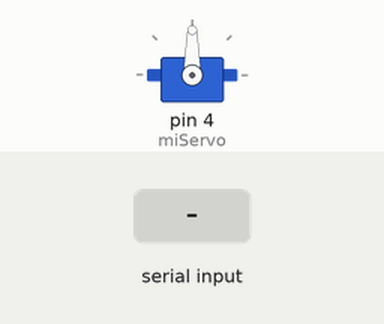
Simulated run of this sketch. Board: Arduino Uno, built with avr-gcc and run on an emulated ATmega328P. Shown: servo. The inputs (shaded band) are chosen by the test bench.

Above: at 1.2 s.
1.3 s: "30,150\n" received over Serial
At 2.1 s:
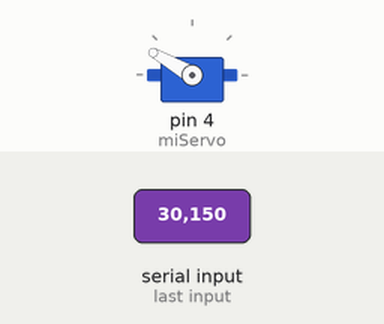
At 3.1 s:
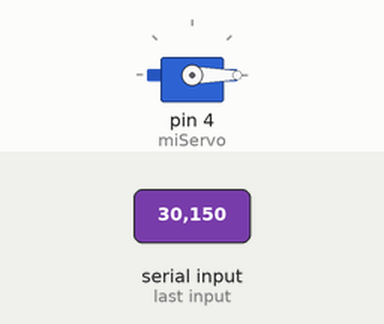
3.8 s: "90,45\n" received over Serial
At 4.2 s:
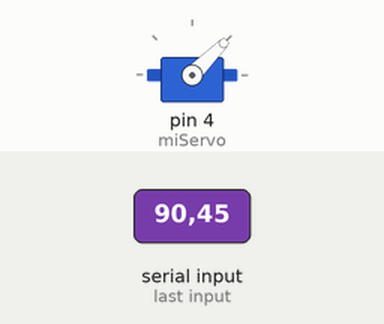
Timing chart, 0 to 6.8 s (numbered marks = the images above; inputs shaded):
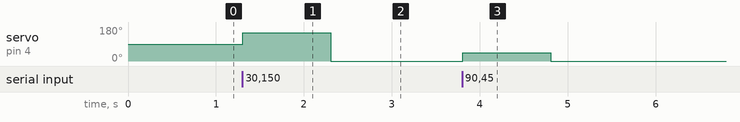

The sketch:

servo_liveino.ino
```cpp
#include <Servo.h>

Servo miServo;
int angle1 = 90;
void setup() {
  Serial.begin(9600);
  miServo.write(angle1);
  miServo.attach(4);
}

void loop() {
  if (Serial.available() > 0) {

    angle1 = Serial.parseInt();

    if (angle1 >= 0 && angle1 <= 180) {
      miServo.write(angle1);
    }
  }
}
```

Measured:
- after the input at 1.3 s, servo on pin 4 (miServo): 90° → 150° at once, → 0° 1.0 s later
- after the input at 3.8 s, servo on pin 4 (miServo): 0° → 45° at once, → 0° 1.0 s later
